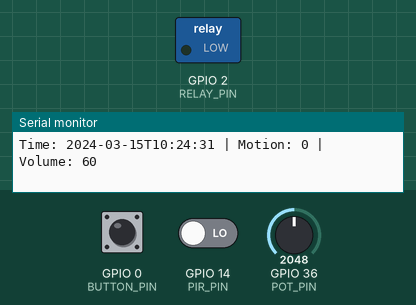
Bench run of a sketch on a simulated ESP32. On the bench: switched loads named in the sketch (green lamp = pin HIGH), the last lines printed to the serial monitor. Inputs (shaded band) come from the test bench; at power-on: GPIO 0 (BUTTON_PIN) HIGH, GPIO 14 (PIR_PIN) LOW, GPIO 36 (POT_PIN) = 2048. The local clock reads 2024-03-15 10:24:30 at power-on unless the sketch sets it; the audio player accepts every command and is not drawn.

Above: at 1.7 s.
1.8 s: GPIO 0 (BUTTON_PIN) pulled LOW for 0.15 s
At 2.5 s:
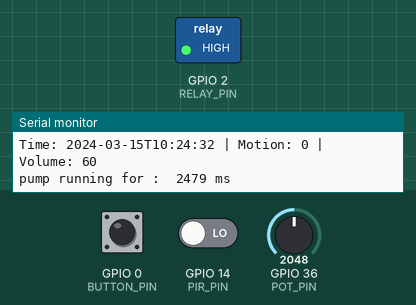
7.3 s: GPIO 0 (BUTTON_PIN) pulled LOW for 1 s
At 12.6 s:
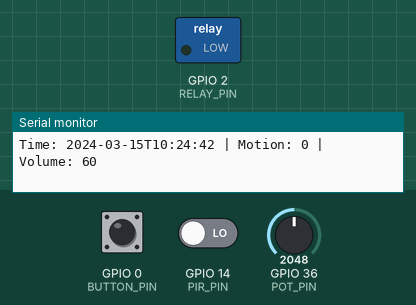
Timing chart, 0 to 14.1 s (numbered marks = the images above; inputs shaded):
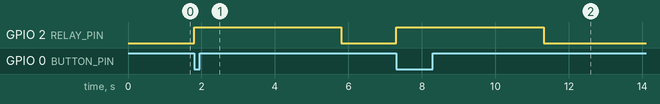

Measured:
- after the input at 1.8 s, GPIO 2 (RELAY_PIN): LOW → HIGH at once, → LOW 4.0 s later
- after the input at 7.3 s, GPIO 2 (RELAY_PIN): LOW → HIGH at once, → LOW 4.0 s later

The sketch:

JustBreathe_scent.ino
```cpp
#include <SoftwareSerial.h>
#include <DFRobotDFPlayerMini.h>
#include "RTClib.h"

#define DF_RX 12   // D6 - DF RX
#define DF_TX 13   // D7 -  DF TX
#define RELAY_PIN 2 // pin D4/GPIO4
#define BUTTON_PIN  0 // pin D3/GPIO0

#define PIR_PIN  14 // D5 - PIR sensor output
#define POT_PIN A0 // Analog input for potentiometer

SoftwareSerial mySerial(DF_TX, DF_RX);
DFRobotDFPlayerMini player;
RTC_DS1307 rtc; // D1 (GPIO5/SCL) and D2 (GPIO4/SDA)

//-- sound state variables --
bool isPlaying = false;
DateTime playStartTime;

int currentTrack = 1;
const int TOTAL_TRACKS = 5;
const int PLAY_DURATION_SECONDS = 180; // 3 minutes

//-- pump state variables --
bool pumpRunning = false;
unsigned long pumpStartTime = 0;
const unsigned long PUMP_DURATION = 4000; // 4 secs

//-- button interrupt --
volatile bool buttonPressed = false; // flag set by ISR
volatile unsigned long lastISRms = 0;
#define DEBOUNCETIME 300

// Interrupt Service Routine
void IRAM_ATTR handleButtonPress()
{
  unsigned long nowMs = millis();
  // simple debounce: ignored edges within 300ms
  if(nowMs - lastISRms > DEBOUNCETIME)
  {
    buttonPressed = true;
    lastISRms = nowMs;
  }
}

void selectNextTrack() { // move player to next track
  currentTrack = (currentTrack + 1) % TOTAL_TRACKS;
  if(currentTrack == 0) currentTrack++;
}

void setup() {
  Serial.begin(115200);
  mySerial.begin(9600);
  Wire.begin();

  pinMode(PIR_PIN, INPUT);
  pinMode(RELAY_PIN, OUTPUT);
  pinMode(BUTTON_PIN, INPUT_PULLUP);

  attachInterrupt(digitalPinToInterrupt(BUTTON_PIN), handleButtonPress, FALLING);

  digitalWrite(RELAY_PIN, LOW); // relay off

  //-- RTC init --
  if (!rtc.begin()) {
    Serial.println("Couldn't find RTC");
    while (1) {
      delay(10);
    }
  }
  else {
    Serial.println("RTC connected");
  }

  if (!rtc.isrunning()) {
    Serial.println("RTC is NOT running, setting the time!");
    rtc.adjust(DateTime(F(__DATE__), F(__TIME__)));
  }
  else {
    Serial.println("RTC is running");
  }

  //----------

  Serial.println("Initializing DFPlayer...");

  if (!player.begin(mySerial)) {
    Serial.println("DFPlayer Mini not detected!");
    while (true);
  }


  Serial.println("DFPlayer ready.");

  player.volume(20);  // initial volume
}

void loop() {

  DateTime now = rtc.now();

  // ---- Read PIR sensor ----
  int motion = digitalRead(PIR_PIN);

  // ---- Read potentiometer (0–1023) and map to volume (0–30) ----
  int potValue = analogRead(POT_PIN);
  int volume = map(potValue, 0, 1023, 0, 30);

  player.volume(volume);

  Serial.print("Time: ");
  Serial.print(now.timestamp());
  Serial.print(" | Motion: ");
  Serial.print(motion);
  Serial.print(" | Volume: ");
  Serial.println(volume);

  // ---- Motion logic ----
  if (motion == HIGH && !isPlaying) {
    Serial.print("Motion detected → Playing soundtrack ");
    Serial.println(currentTrack);
    player.play(currentTrack);  // play currently selected track

    playStartTime = now; // store start time
    isPlaying = true;

  }

  // -- if currently playing, check elapsed time --
  if (isPlaying) {
    TimeSpan elapsed = now - playStartTime;

    if(elapsed.totalseconds() >= PLAY_DURATION_SECONDS){
      Serial.println("time elapsed, stop playback");
      player.stop();
      selectNextTrack(); // move player selector to next track
      isPlaying = false;
    }
  }

  // -- pump logic --

  // start pump
  if(buttonPressed && !pumpRunning) {
    Serial.println("Pump ON");
    digitalWrite(RELAY_PIN, HIGH); // relay on

    pumpStartTime = millis();
    pumpRunning = true;
    buttonPressed = false;
  }

  // stop pumping after the set time has elapsed
  if(pumpRunning && millis() - pumpStartTime >= PUMP_DURATION) {
    Serial.println("Pump OFF");
    digitalWrite(RELAY_PIN, LOW);
    pumpRunning = false;
  }

  if(pumpRunning) {
    Serial.print("pump running for :  ");
    Serial.print(millis());
    Serial.println(" ms");
    if(buttonPressed) buttonPressed = false; // prevent retriggering during pump run
  }


  //delay(500); // remove the delay to improve button performance
  delay(10); // small debounce
}
```
